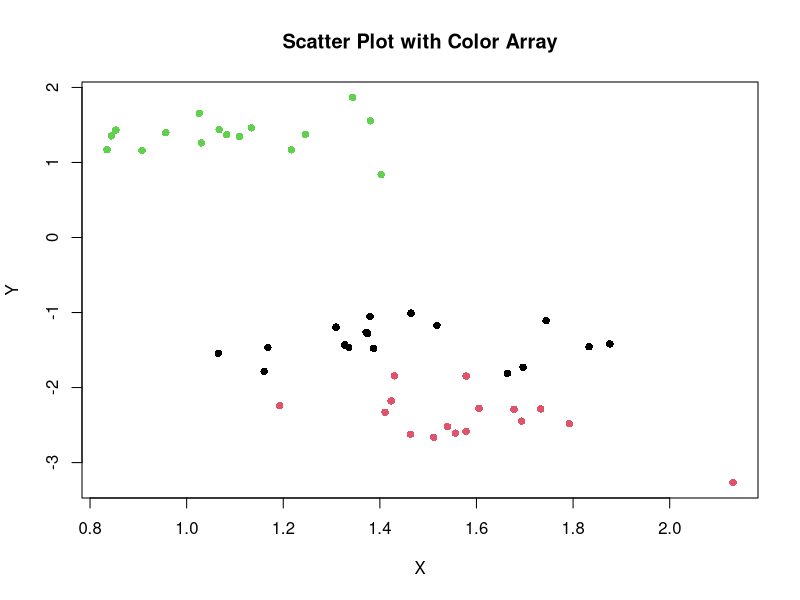

Reproduce this figure in R.
# Import Libraries
library(MASS)
library(magrittr)
library(Matrix)
library(mvtnorm)
set.seed(671)
options(scipen = 5)


# Create plot background
# plot(NULL, pch=20, xlab='Sepal Length', ylab='Sepal Width', xlim=c(4,8), ylim=c(1.5,4.5))

species <- c("setosa", "versicolor", "virginica")
species_col <- c("blue", "red", "green")
names(species_col) <- species
# legend("topright", species, pch = 20, col = species_col)

ellipse <- function(s, t) {
  u <- c(s, t) - center
  u %*% sigma.inv %*% u / 2
}


#################################### SINGLE TEST POINT ANALYSIS ####################################
x0 <- c(6.2, 4)       # Test selection point
f0 <- rep(NA, 3)      # Function likelihood
names(f0) <- species

# Plot the projected points
for (i in species) {
  X <- iris[iris$Species == i, c("Sepal.Length", "Sepal.Width")]
  S <- cov(X)                # covariance of input columns above
  mu <- apply(X, 2, mean)    # mean of input columns above
  # multivariate simulation or random points using real data mean and vov
  p <- rmvnorm(1000, mean = mu, sigma = S)
  center <- apply(p, 2, mean)            # center of simulated points
  sigma <- cov(p)                        # covariance simulated points
  sigma.inv <- solve(sigma, matrix(c(1, 0, 0, 1), 2, 2)) # sigma inverse

  # density function of multivariate normal for test sel. pt.
  f0[i] <- dmvnorm(x0, mean = mu, sigma = sigma)

  n <- 100
  x <- seq(3, 8, length.out = n)
  y <- seq(1.5, 6, length.out = n)
  z <- mapply(ellipse, as.vector(rep(x, n)),
              as.vector(outer(rep(0, n), y, `+`)))
  # contour(x, y, matrix(z, n, n), levels = c(1, 3),
  #         col = species_col[i], add = TRUE, lty = 1)
  # points(X, pch = 20, col = species_col[i])
}

# Plot the test central point
# points(6.2, 4, pch = 15, col = "black", cex = 3)
prior.prob <- rep(1 / 3, 3)       # Assign equal probabilities for each class
names(prior.prob) <- species      # Add column names for each class
Bayes.prob <- f0 * prior.prob / sum(f0 * prior.prob) # Compute Bayes prob
Bayes.prob <- round(Bayes.prob, 3)            # Round off Bayes prob per class
# The point belongs to the class with the highest probability
#########################################################################################################



#################################### IRIS Data ####################################
Iris <- data.frame(rbind(iris3[, , 2], iris3[, , 3], iris3[, , 1]),
                   Sp = rep(c("versicolor", "virginica", "setosa"), rep(50, 3)))
# Train-test- split indices
train <- (sample(1:150, 100, replace= FALSE))  # Get the indices of the training rows
test <- sample(setdiff(1:150, train))          # Get the indices of the test rows

# Create dictionary to convert string target classes to numeric labels (one_hot_encoding)
species_labels <- unique(Iris$Sp)
label_encoding <- as.integer(factor(Iris$Sp, levels = species_labels))

# Split the dataset into features and targets
X_train <- as.matrix(Iris[train, 1:4])   # Features (Sepal.Length, Sepal.Width, Petal.Length, Petal.Width)
y_train <- factor(Iris$Sp[train], levels = species_labels)         # Encode target variable
X_test <- as.matrix(Iris[test, 1:4])     #
y_test <- factor(Iris$Sp[test], levels = species_labels)           # Encode target variable

# Check for missing values in features. This dataset didn't have missing values
missing_X_train <- any(is.na(X_train))
missing_X_test <- any(is.na(X_test))
#########################################################################################################


#################################### LDA Model Class ####################################
# LDA model constructor
LDA <- function(n_components) {
  model <- list(
    n_components = n_components,
    linear_discriminants = NULL,
    cls_means = NULL,            # Class mean
    cls_covrs = NULL,            # Class covariance
    cls_mlhbd = NULL,            # Mahalanobis distance - I didn't really use it but I felt I should keep it
    grp_names = NULL
  )
  return(model)
}

within_between_scatter <- function(X, groups) {
  # I used one function for both covariance matrices to reduce loop time for large classes
  # s_w - Within class scatter matrix calculation. Should return a matrix with shape (n_feat, n_feat)
  # s_b - Between-class scatter matrix calculation function. Should return a matrix with shape (n_feat, n_feat)
  n_feat <- ncol(X)
  n_groups <- length(unique(groups))
  mean_ovr <- colMeans(X, na.rm = TRUE)          # Mean of all features
  s_w <- matrix(0, nrow = n_feat, ncol = n_feat) # within-class matrix
  s_b <- matrix(0, nrow = n_feat, ncol = n_feat) # Between class matrix

  for (c in unique(groups)) {
    class_indices <- which(groups == c)
    x_c <- X[class_indices, ]                      # X features for this class
    x_c_mn <- colMeans(x_c, na.rm = TRUE)          # X-mean for unique class

    # ----------------------------- Within Groups -----------------------------
    # Subtract each feature for unique classes from the class mean
    mean_sub <- t(x_c - x_c_mn) %*% (x_c - x_c_mn) # Add the dot product of the transposed subtraction
    s_w <- s_w + mean_sub                          # Update s_w

    # ----------------------------- Between Groups -----------------------------
    n_c <- nrow(x_c)                               # Num samples per class
    # Subtract each class mean from the overall mean
    # Reshape class mean - overall mean
    mean_diff <- matrix((x_c_mn - mean_ovr), ncol = 1, nrow = n_feat)
    diff_sub <- n_c * mean_diff %*% t(mean_diff)
    s_b <- s_b + diff_sub                          # Update s_b
  }

  return(list(s_w = s_w,
              s_b = s_b))
}

lda_fit <- function(model, X, groups) {
  # Check if target variable is a factor
  if (!is.factor(groups)) {
    stop("Target variable must be a factor.")
  }

  # Extract number of components and dimensions
  n_components <- model$n_components
  n_features <- ncol(X)

  # Calculate the covariance matrices
  cv_mtx <- within_between_scatter(X, groups)
  s_w <- cv_mtx$s_w    # Extract within-class scatter matrix
  s_b <- cv_mtx$s_w    # Extract between-class scatter matrix

  # Solve the generalized eigenvalue problem - np.linalg.eig(np.linalg.inv(s_w).dot(s_b)) 
  eigen_decomp <- eigen(solve(s_w) %*% s_b)
  eig_vec <- t(eigen_decomp$vectors)           # Eigenvectors
  eig_val <- eigen_decomp$values               # Eigenvalues
  # Get indices of reverse sorted abs eigenvalues
  idxs <- rev(order(abs(eig_val)))
  # Sort the eigen values and vectors using the derived indices
  eig_val <- eig_val[idxs]
  eig_vec <- eig_vec[idxs, ]
  # Extract only the biggest eigenvectors depending on the LDA components defined
  discriminant_vectors <- eig_vec[1:n_components, ]

  # Calculate class means and covariance for each class in projected dimensions
  cls_means <- sapply(unique(groups), function(g) {
    x_cls <- X[groups == g, ]
    x_proj <- x_cls %*% t(discriminant_vectors)
    colMeans(x_proj)
  })
  cls_covrs <- lapply(unique(groups), function(g) {
    x_cls <- X[groups == g, ]
    x_proj <- x_cls %*% t(discriminant_vectors)
    cov(x_proj)
  })
  cls_mlhbd <- lapply(unique(groups), function(g) {
    x_cls <- X[groups == g, ]
    x_proj <- x_cls %*% t(discriminant_vectors)
    x_mn <- colMeans(x_proj)
    x_cv <- cov(x_proj)
    mahalanobis(x_proj, x_mn, x_cv)
  })

  # Update the model attributes
  model$cls_means <- cls_means
  model$cls_covrs <- cls_covrs
  model$cls_mlhbd <- cls_mlhbd
  model$linear_discriminants <- discriminant_vectors
  model$grp_names <- unique(groups)
  # Assign column names to the class means and eigenvectors
  colnames(model$cls_means) <- unique(groups)
  colnames(model$linear_discriminants) <- colnames(X)

  return(model)
}

lda_transform <- function(model, X) {
  # Perform dot product to project test data to LDA/fit domain
  # Transpose the eigenvectors because it was transposed in transform
  X_proj <- X %*% t(model$linear_discriminants)
  return(X_proj)
}

lda_predict <- function(model, X, proba = FALSE) {
  # Project the test data into the LDA domain
  x_proj <- X %*% t(model$linear_discriminants)

  # Initialize matrix to store probabilities for each class
  class_probs <- matrix(0, nrow = nrow(X), ncol = length(model$grp_names))

  # Loop through each row and calculate class probabilities for each sample
  for (i in 1:nrow(x_proj)) {
    for (c in lda_model$grp_names) {
      cl_mean <- lda_model$cls_means[, c]
      j <- as.integer(factor(c, levels = species_labels))
      cl_cov <- lda_model$cls_covrs[[j]]
      # Calculate likelihood using multivariate Gaussian with the class mean and cov of projected data
      likelihood <- dmvnorm(x_proj[i, ],
                            mean = cl_mean,
                            sigma = cl_cov)
      # Prior probability of class j. It is eqal for each class. e.g if 3 classes, prior = 1/3 = 0.33
      prior_prob <- 1 / length(lda_model$grp_names)
      # Posterior probability of class j
      class_probs[i, j] <- likelihood * prior_prob
    }
  }

  # Normalize the probabilities across each row
  class_probs <- class_probs / rowSums(class_probs)

  # If class probabilities are requested
  if (proba) {
    return(class_probs)
  } else {
    return(apply(class_probs, 1, which.max))
  }
}

#########################################################################################################




#################################### IRIS TEST ####################################
# Create and fit LDA model
lda_model <- LDA(n_components = 2)
lda_model <- lda_fit(lda_model, X_train, y_train)
# Transform and predict with LDA Model
y_trans <- lda_transform(lda_model, X_test)
y_pred <- lda_predict(lda_model, X_test, proba = FALSE)     # Can return class probabilities or predicted classes
# Convert the encoded labels back to species names for reference (if needed)
rnmd_pred <- species_labels[y_pred]

# Plot transformed LDA dimensions
plot(y_trans[, 1], y_trans[, 2], col = y_test, pch = 16,
     main = "Scatter Plot with Color Array", xlab = "X", ylab = "Y")

# Create confusion matrix - 3 feats outperforms 4 feats
conf_matrix <- table(y_pred, y_test)
rownames(conf_matrix) <- species_labels
colnames(conf_matrix) <- species_labels
cat("\n######### The Manual LDA prediction confusion matrix #########\n")
print(conf_matrix)
#########################################################################################################


#################################### Compare MASS LDA ####################################
mass_model <- lda(Sp ~ ., Iris, prior = c(1, 1, 1) / 3, subset = train)
pred_class <- predict(mass_model, Iris[-train, ])$class
mass_result <- cbind.data.frame(pred_class, Actual_class = Iris[-train, ]$Sp)
cfm_mass <- table(mass_result)
cat("\n\n\n######### The MASS LDA prediction confusion matrix #########\n")
print(cfm_mass)

#########################################################################################################




#################################### Large Class Test ####################################
# print(lda_model)
# print(mass_model)

#########################################################################################################